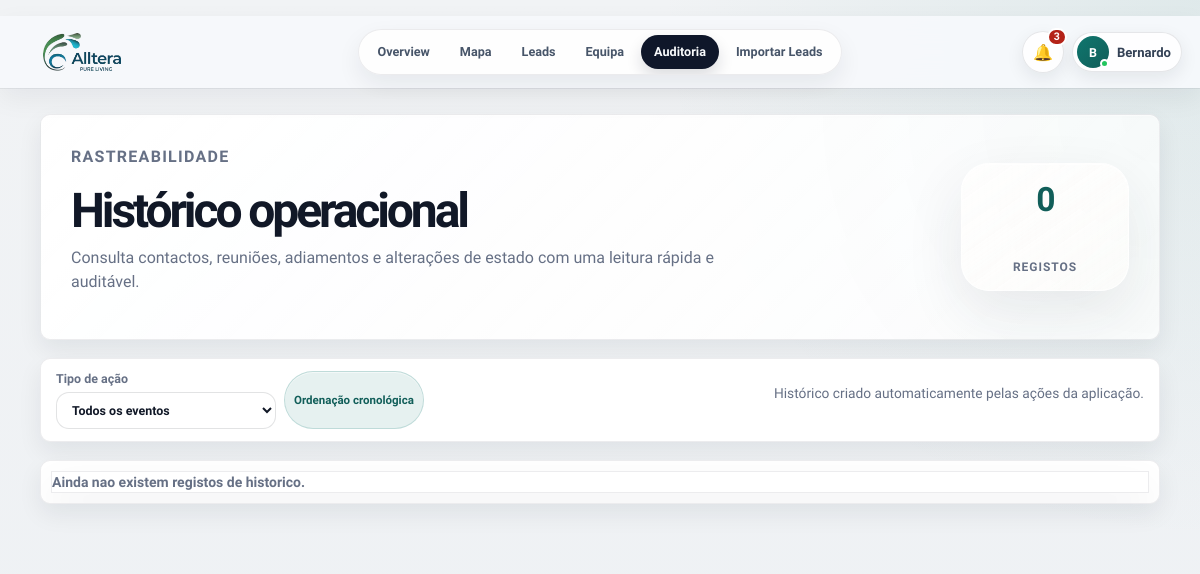
The app's page /historico?lead_id=99 (signed in), older data.
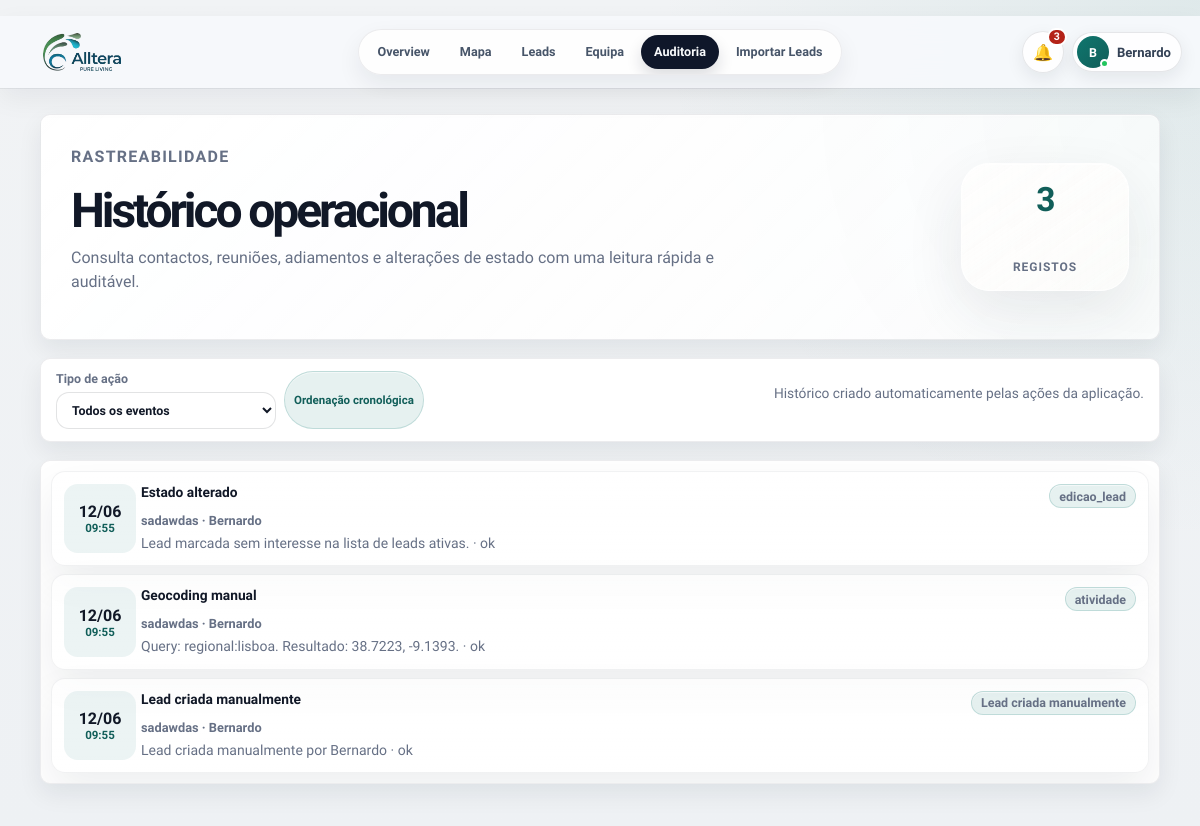
The same page, newer data.
### PlataformaApoioDecisaoComercial/models.py (models this page shows, shortened)
class HistoricoLead(db.Model):
    id = db.Column(db.Integer, primary_key=True)
    lead_id = db.Column(db.Integer, db.ForeignKey("lead.id"), nullable=False)
    user_id = db.Column(db.Integer, db.ForeignKey("users.id"), nullable=True, index=True)
    acao = db.Column(db.String(120), nullable=False)
    tipo_acao = db.Column(db.String(80), nullable=True, index=True)
    observacao = db.Column(db.Text, nullable=True)
    resultado = db.Column(db.String(120), nullable=True)
    comercial_responsavel = db.Column(db.String(80), nullable=True)
    created_at = db.Column(db.DateTime, default=datetime.utcnow)
    user = db.relationship("User", back_populates="historico")

class Lead(db.Model):
    id = db.Column(db.Integer, primary_key=True)
    nome_cliente = db.Column(db.String(180), nullable=True)
    area_negocio = db.Column(db.String(120), nullable=True)
    cidade = db.Column(db.String(80), nullable=True)
    empresa = db.Column(db.String(180), nullable=True)
    nome_empresa = db.Column(db.String(180), nullable=False)
    tipo_cliente = db.Column(db.String(80), nullable=False)
    morada = db.Column(db.String(220), nullable=True)
    codigo_postal = db.Column(db.String(20), nullable=True)
    localidade = db.Column(db.String(80), nullable=False)
    contacto = db.Column(db.String(120), nullable=True)
    telefone = db.Column(db.String(40), nullable=True)
    email = db.Column(db.String(160), nullable=True)
    categoria = db.Column(db.String(120), nullable=True)
    nif = db.Column(db.String(30), nullable=True)
    observacoes = db.Column(db.Text, nullable=True)
    observacoes_contacto = db.Column(db.Text, nullable=True)
    reuniao_info = db.Column(db.Text, nullable=True)
    classificacao_observacao = db.Column(db.String(80), nullable=True)
    motivo_classificacao = db.Column(db.Text, nullable=True)
    latitude = db.Column(db.Float, nullable=True)
    longitude = db.Column(db.Float, nullable=True)
    estado = db.Column(db.String(40), nullable=False, default="Por contactar")
    estado_lead = db.Column(db.String(40), nullable=True, default="Por contactar")
    prioridade = db.Column(db.String(20), nullable=True, default="Baixa")
    comercial_responsavel = db.Column(db.String(80), nullable=False, default="Flávia")
    data_novo_contacto = db.Column(db.Date, nullable=True)
    data_reuniao = db.Column(db.Date, nullable=True)
    hora_reuniao = db.Column(db.String(10), nullable=True)
    tags = db.Column(db.String(300), nullable=True)
    insight_tags = db.Column(db.String(400), nullable=True)
    insight_note = db.Column(db.Text, nullable=True)
    assigned_to_id = db.Column(db.Integer, db.ForeignKey("users.id"), nullable=True, index=True)
    created_at = db.Column(db.DateTime, default=datetime.utcnow)
    updated_at = db.Column(db.DateTime, default=datetime.utcnow, onupdate=datetime.utcnow)
    assigned_to = db.relationship("User", back_populates="assigned_leads")
    historico = db.relationship(
        "HistoricoLead",
        backref="lead",
        cascade="all, delete-orphan",
        order_by="desc(HistoricoLead.created_at)",
    )

class User(UserMixin, db.Model):
    __tablename__ = "users"
    id = db.Column(db.Integer, primary_key=True)
    nome = db.Column(db.String(120), nullable=False)
    email = db.Column(db.String(160), nullable=False, unique=True, index=True)
    password_hash = db.Column(db.String(255), nullable=False)
    role = db.Column(db.String(40), nullable=False, default="comercial")
    ativo = db.Column(db.Boolean, nullable=False, default=True)
    created_at = db.Column(db.DateTime, default=datetime.utcnow)
    @property
    def is_active(self):
        return bool(self.ativo)
    historico = db.relationship("HistoricoLead", back_populates="user", lazy="dynamic")
    assigned_leads = db.relationship("Lead", back_populates="assigned_to", lazy="dynamic")

### PlataformaApoioDecisaoComercial/app.py (the view)
    @app.route("/historico")
    @login_required
    def historico():
        lead_id = request.args.get("lead_id", type=int)
        query = HistoricoLead.query
        if lead_id:
            query = query.filter_by(lead_id=lead_id)
        entries = (
            query.options(joinedload(HistoricoLead.user), joinedload(HistoricoLead.lead))
            .order_by(HistoricoLead.created_at.desc())
            .limit(300)
            .all()
        )
        return render_template("historico.html", entries=entries)

### PlataformaApoioDecisaoComercial/app.py (called while the page is built)
def normalize_lookup(value):
    text = str(value or "").strip().lower()
    text = unicodedata.normalize("NFKD", text)
    return "".join(char for char in text if not unicodedata.combining(char))

def clean_text(value):
    return re.sub(r"\s+", " ", str(value or "").strip())

def parse_time_value(value):
    value = clean_text(value)
    if not value:
        return None
    match = re.fullmatch(r"([01]?\d|2[0-3]):([0-5]\d)(?::[0-5]\d)?", value)
    if not match:
        return None
    return f"{int(match.group(1)):02d}:{match.group(2)}"

def scheduled_time_label(lead):
    return parse_time_value(getattr(lead, "hora_reuniao", None)) or ""

def scheduled_badge_count():
    today = date.today()
    return (
        Lead.query.filter(
            Lead.data_novo_contacto.isnot(None),
            Lead.data_novo_contacto <= today,
            Lead.estado.in_(list(SCHEDULED_STATES)),
        ).count()
    )

### PlataformaApoioDecisaoComercial/templates/historico.html (shortened to what this page needs)
{% extends "base.html" %}
{% block content %}
<main class="page-shell history-page">
    <section class="panel import-hero history-hero">
        <div>
            <p class="eyebrow">Rastreabilidade</p>
            <h1>Histórico operacional</h1>
            <p>Consulta contactos, reuniões, adiamentos e alterações de estado com uma leitura rápida e auditável.</p>
        </div>
        <div class="history-hero__meta">
            <span>{{ entries|length }}</span>
            <strong>registos</strong>
        </div>
    </section>
    <section class="panel history-toolbar">
        <div>
            <label class="history-filter-label">Tipo de ação
                <select id="historyActionFilter">
                    <option value="">Todos os eventos</option>
                </select>
            </label>
            <span class="tag tag--soft">Ordenação cronológica</span>
        </div>
        <p class="hint">Histórico criado automaticamente pelas ações da aplicação.</p>
    </section>
    <section class="panel history-panel">
        <div class="history-table">
            {% for entry in entries %}
            <article class="history-entry" data-action-text="{{ (entry.tipo_acao or entry.acao)|lower }}">
                <div class="history-entry__date">
                    <strong>{{ entry.created_at.strftime("%d/%m") }}</strong>
                    <span>{{ entry.created_at.strftime("%H:%M") }}</span>
                </div>
                <div class="history-entry__body">
                    <div class="history-entry__top">
                        <strong>{{ entry.acao }}</strong>
                        <span class="tag action-badge">{{ entry.tipo_acao or "atividade" }}</span>
                    </div>
                    <span>{{ entry.lead.nome_empresa if entry.lead else "Lead removida" }} · {{ entry.user.nome if entry.user else entry.comercial_responsavel or "Sem utilizador" }}</span>
                    <p>{{ entry.observacao or "Sem observacao" }}{% if entry.resultado %} · {{ entry.resultado }}{% endif %}</p>
                </div>
            </article>
            {% else %}
            <p class="empty-state">Ainda nao existem registos de historico.</p>
            {% endfor %}
        </div>
    </section>
</main>
{% endblock %}

Row changes from the older to the newer data that the page shows:
added HistoricoLead: created_at "12/06", created_at "09:55", acao "Estado alterado", tipo_acao "edicao_lead", lead "sadawdas", user "Bernardo", observacao "Lead marcada sem interesse na lista de leads ativas.", resultado "ok"
added HistoricoLead: created_at "12/06", created_at "09:55", acao "Geocoding manual", tipo_acao "atividade", lead "sadawdas", user "Bernardo", observacao "Query: regional:lisboa. Resultado: 38.7223, -9.1393.", resultado "ok"
added HistoricoLead: created_at "12/06", created_at "09:55", acao "Lead criada manualmente", tipo_acao "Lead criada manualmente", lead "sadawdas", user "Bernardo", observacao "Lead criada manualmente por Bernardo", resultado "ok"
Text that changed along with them:
{{ entries|length }}: "0" → "3"
text no longer shown: "Ainda nao existem registos de historico."
